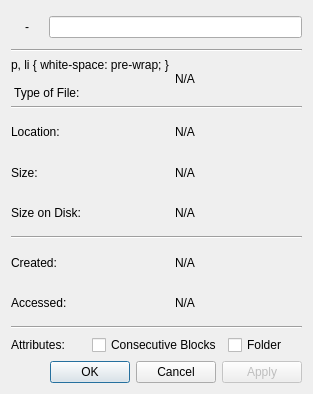
<?xml version="1.0" encoding="UTF-8"?>
<ui version="4.0">
 <class>PropertiesDialog</class>
 <widget class="QDialog" name="PropertiesDialog">
  <property name="geometry">
   <rect>
    <x>0</x>
    <y>0</y>
    <width>313</width>
    <height>394</height>
   </rect>
  </property>
  <property name="minimumSize">
   <size>
    <width>313</width>
    <height>394</height>
   </size>
  </property>
  <property name="windowTitle">
   <string>Properties</string>
  </property>
  <property name="windowIcon">
   <iconset resource="Resources.qrc">
    <normaloff>:/Images/Leaner24.png</normaloff>:/Images/Leaner24.png</iconset>
  </property>
  <layout class="QVBoxLayout" name="verticalLayout" stretch="0,8,0,1">
   <item>
    <layout class="QHBoxLayout" name="horizontalLayout">
     <item>
      <widget class="QLabel" name="lblIcon">
       <property name="minimumSize">
        <size>
         <width>32</width>
         <height>32</height>
        </size>
       </property>
       <property name="maximumSize">
        <size>
         <width>32</width>
         <height>32</height>
        </size>
       </property>
       <property name="text">
        <string>-</string>
       </property>
       <property name="alignment">
        <set>Qt::AlignCenter</set>
       </property>
      </widget>
     </item>
     <item>
      <widget class="QLineEdit" name="leName"/>
     </item>
    </layout>
   </item>
   <item>
    <layout class="QGridLayout" name="gridLayout">
     <property name="rightMargin">
      <number>0</number>
     </property>
     <item row="0" column="0" colspan="2">
      <widget class="Line" name="line">
       <property name="orientation">
        <enum>Qt::Horizontal</enum>
       </property>
      </widget>
     </item>
     <item row="1" column="0">
      <widget class="QLabel" name="lblTypeOfFile1">
       <property name="text">
        <string>&lt;!DOCTYPE HTML PUBLIC &quot;-//W3C//DTD HTML 4.0//EN&quot; &quot;http://www.w3.org/TR/REC-html40/strict.dtd&quot;&gt;
&lt;html&gt;&lt;head&gt;&lt;meta name=&quot;qrichtext&quot; content=&quot;1&quot; /&gt;&lt;style type=&quot;text/css&quot;&gt;
p, li { white-space: pre-wrap; }
&lt;/style&gt;&lt;/head&gt;&lt;body style=&quot; font-family:'MS Shell Dlg 2'; font-size:8.25pt; font-weight:400; font-style:normal;&quot;&gt;
&lt;p style=&quot; margin-top:0px; margin-bottom:0px; margin-left:0px; margin-right:0px; -qt-block-indent:0; text-indent:0px;&quot;&gt;&lt;span style=&quot; font-size:8pt;&quot;&gt;Type of File:&lt;/span&gt;&lt;/p&gt;&lt;/body&gt;&lt;/html&gt;</string>
       </property>
      </widget>
     </item>
     <item row="1" column="1">
      <widget class="QLabel" name="lblTypeOfFile">
       <property name="text">
        <string>N/A</string>
       </property>
      </widget>
     </item>
     <item row="2" column="0" colspan="2">
      <widget class="Line" name="line_2">
       <property name="orientation">
        <enum>Qt::Horizontal</enum>
       </property>
      </widget>
     </item>
     <item row="3" column="0">
      <widget class="QLabel" name="lblLocation1">
       <property name="text">
        <string>Location:</string>
       </property>
      </widget>
     </item>
     <item row="3" column="1">
      <widget class="QLabel" name="lblLocation">
       <property name="text">
        <string>N/A</string>
       </property>
      </widget>
     </item>
     <item row="4" column="0">
      <widget class="QLabel" name="lblSize1">
       <property name="text">
        <string>Size:</string>
       </property>
      </widget>
     </item>
     <item row="4" column="1">
      <widget class="QLabel" name="lblSize">
       <property name="text">
        <string>N/A</string>
       </property>
      </widget>
     </item>
     <item row="5" column="0">
      <widget class="QLabel" name="lblSizeOnDisk1">
       <property name="text">
        <string>Size on Disk:</string>
       </property>
      </widget>
     </item>
     <item row="5" column="1">
      <widget class="QLabel" name="lblSizeOnDisk">
       <property name="text">
        <string>N/A</string>
       </property>
      </widget>
     </item>
     <item row="6" column="0" colspan="2">
      <widget class="Line" name="line_3">
       <property name="orientation">
        <enum>Qt::Horizontal</enum>
       </property>
      </widget>
     </item>
     <item row="7" column="0">
      <widget class="QLabel" name="lblCreated1">
       <property name="text">
        <string>Created:</string>
       </property>
      </widget>
     </item>
     <item row="7" column="1">
      <widget class="QLabel" name="lblCreated">
       <property name="text">
        <string>N/A</string>
       </property>
      </widget>
     </item>
     <item row="8" column="0">
      <widget class="QLabel" name="lblAccessed1">
       <property name="text">
        <string>Accessed:</string>
       </property>
      </widget>
     </item>
     <item row="8" column="1">
      <widget class="QLabel" name="lblAccessed">
       <property name="text">
        <string>N/A</string>
       </property>
      </widget>
     </item>
     <item row="9" column="0" colspan="2">
      <widget class="Line" name="line_4">
       <property name="orientation">
        <enum>Qt::Horizontal</enum>
       </property>
      </widget>
     </item>
    </layout>
   </item>
   <item>
    <layout class="QHBoxLayout" name="horizontalLayout_2">
     <item>
      <widget class="QLabel" name="lblAttributes">
       <property name="text">
        <string>Attributes:</string>
       </property>
      </widget>
     </item>
     <item>
      <widget class="QCheckBox" name="cbConsecutive">
       <property name="text">
        <string>Consecutive Blocks</string>
       </property>
      </widget>
     </item>
     <item>
      <widget class="QCheckBox" name="cbFolder">
       <property name="text">
        <string>Folder</string>
       </property>
      </widget>
     </item>
    </layout>
   </item>
   <item>
    <layout class="QHBoxLayout" name="horizontalLayout_3">
     <item>
      <spacer name="horizontalSpacer_2">
       <property name="orientation">
        <enum>Qt::Horizontal</enum>
       </property>
       <property name="sizeHint" stdset="0">
        <size>
         <width>40</width>
         <height>20</height>
        </size>
       </property>
      </spacer>
     </item>
     <item>
      <widget class="QPushButton" name="btnOK">
       <property name="text">
        <string>OK</string>
       </property>
      </widget>
     </item>
     <item>
      <widget class="QPushButton" name="btnCancel">
       <property name="text">
        <string>Cancel</string>
       </property>
      </widget>
     </item>
     <item>
      <widget class="QPushButton" name="btnApply">
       <property name="enabled">
        <bool>false</bool>
       </property>
       <property name="text">
        <string>Apply</string>
       </property>
      </widget>
     </item>
    </layout>
   </item>
  </layout>
  <zorder>leName</zorder>
  <zorder>lblIcon</zorder>
  <zorder>line</zorder>
  <zorder>lblTypeOfFile1</zorder>
  <zorder>lblLocation1</zorder>
  <zorder>line_2</zorder>
  <zorder>lblSize1</zorder>
  <zorder>lblSizeOnDisk1</zorder>
  <zorder>line_3</zorder>
  <zorder>lblCreated1</zorder>
  <zorder>lblAccessed1</zorder>
  <zorder>line_4</zorder>
  <zorder>lblAttributes</zorder>
  <zorder>cbConsecutive</zorder>
  <zorder>cbFolder</zorder>
  <zorder>btnOK</zorder>
  <zorder>btnApply</zorder>
  <zorder>btnCancel</zorder>
  <zorder>lblTypeOfFile</zorder>
  <zorder>lblTypeOfFile</zorder>
  <zorder>lblSize</zorder>
  <zorder>lblLocation</zorder>
  <zorder>lblSizeOnDisk</zorder>
  <zorder>lblCreated</zorder>
  <zorder>lblAccessed</zorder>
 </widget>
 <resources>
  <include location="Resources.qrc"/>
 </resources>
 <connections/>
</ui>
